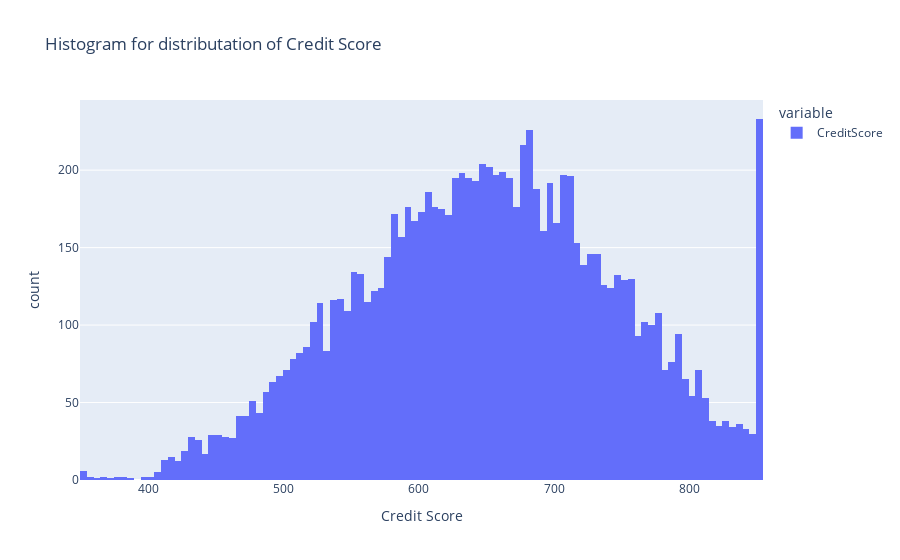
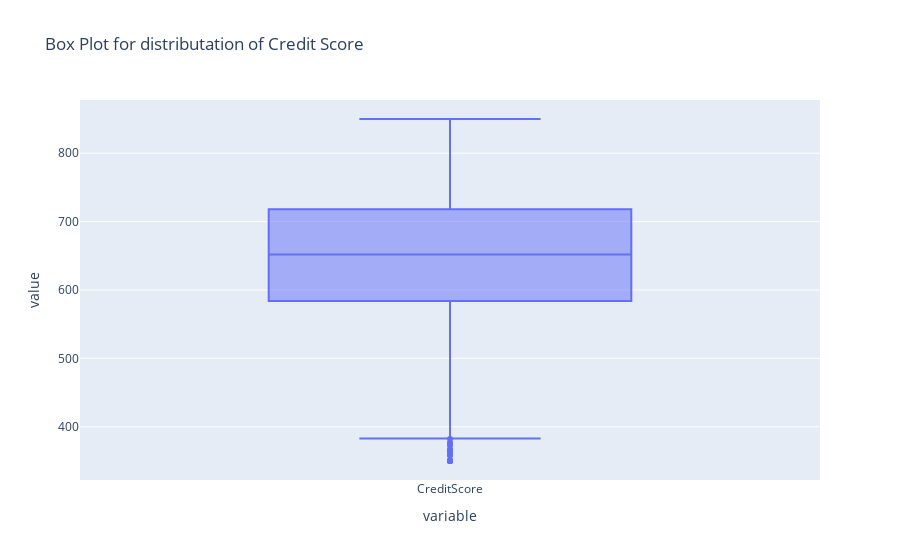

The code cell stored with these charts, in order, in its notebook:
### Code cell
# iii. Credit Score
# the below histogram shows a long tail of data which indicated that the data is not normaly distributed
fig23=pe.histogram(df["CreditScore"], title="Histogram for distributation of Credit Score")
fig23_2=pe.box(df["CreditScore"], title ="Box Plot for distributation of Credit Score")
fig23.update_xaxes(title_text="Credit Score")
fig23.show()
fig23_2.show()

### Figure 1 — Plotly figure (JSON) as saved in the notebook; plotly's stock layout.template omitted (floating-point values rounded to 4 significant figures; data arrays with more than 128 entries replaced by an {"elided": "..."} marker saying what was removed)
{"data": [{"alignmentgroup": "True", "bingroup": "x", "hovertemplate": "variable=CreditScore<br>value=%{x}<br>count=%{y}<extra></extra>", "legendgroup": "CreditScore", "marker": {"color": "#636efa", "pattern": {"shape": ""}}, "name": "CreditScore", "offsetgroup": "CreditScore", "orientation": "v", "showlegend": true, "type": "histogram", "x": {"elided": "10000 int values"}, "xaxis": "x", "yaxis": "y"}], "layout": {"barmode": "relative", "legend": {"title": {"text": "variable"}, "tracegroupgap": 0}, "title": {"text": "Histogram for distributation of Credit Score"}, "xaxis": {"anchor": "y", "domain": [0, 1], "title": {"text": "Credit Score"}}, "yaxis": {"anchor": "x", "domain": [0, 1], "title": {"text": "count"}}}}

### Figure 2 — Plotly figure (JSON) as saved in the notebook; plotly's stock layout.template omitted (floating-point values rounded to 4 significant figures; data arrays with more than 128 entries replaced by an {"elided": "..."} marker saying what was removed)
{"data": [{"alignmentgroup": "True", "hovertemplate": "variable=%{x}<br>value=%{y}<extra></extra>", "legendgroup": "", "marker": {"color": "#636efa"}, "name": "", "notched": false, "offsetgroup": "", "orientation": "v", "showlegend": false, "type": "box", "x": {"elided": "10000 str values"}, "x0": " ", "xaxis": "x", "y": {"elided": "10000 int values"}, "y0": " ", "yaxis": "y"}], "layout": {"boxmode": "group", "legend": {"tracegroupgap": 0}, "title": {"text": "Box Plot for distributation of Credit Score"}, "xaxis": {"anchor": "y", "domain": [0, 1], "title": {"text": "variable"}}, "yaxis": {"anchor": "x", "domain": [0, 1], "title": {"text": "value"}}}}
